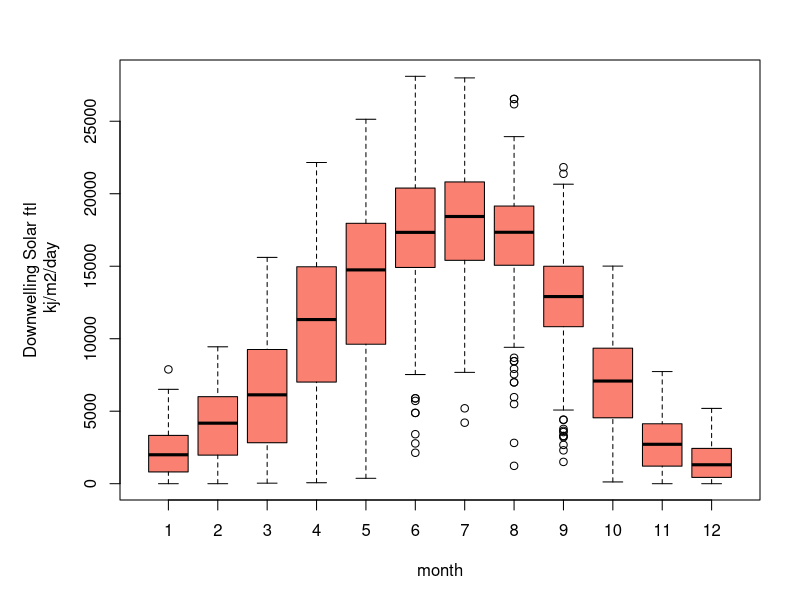

Source code (R):

sunlight = read.table("sun.txt", header=T)
par(mar=c(5,6,3,2))
boxplot(sunlight$Kdown_direct~sunlight$month,
  ylab="Downwelling Solar ftl\n kj/m2/day",
  xlab="month", col="salmon")
